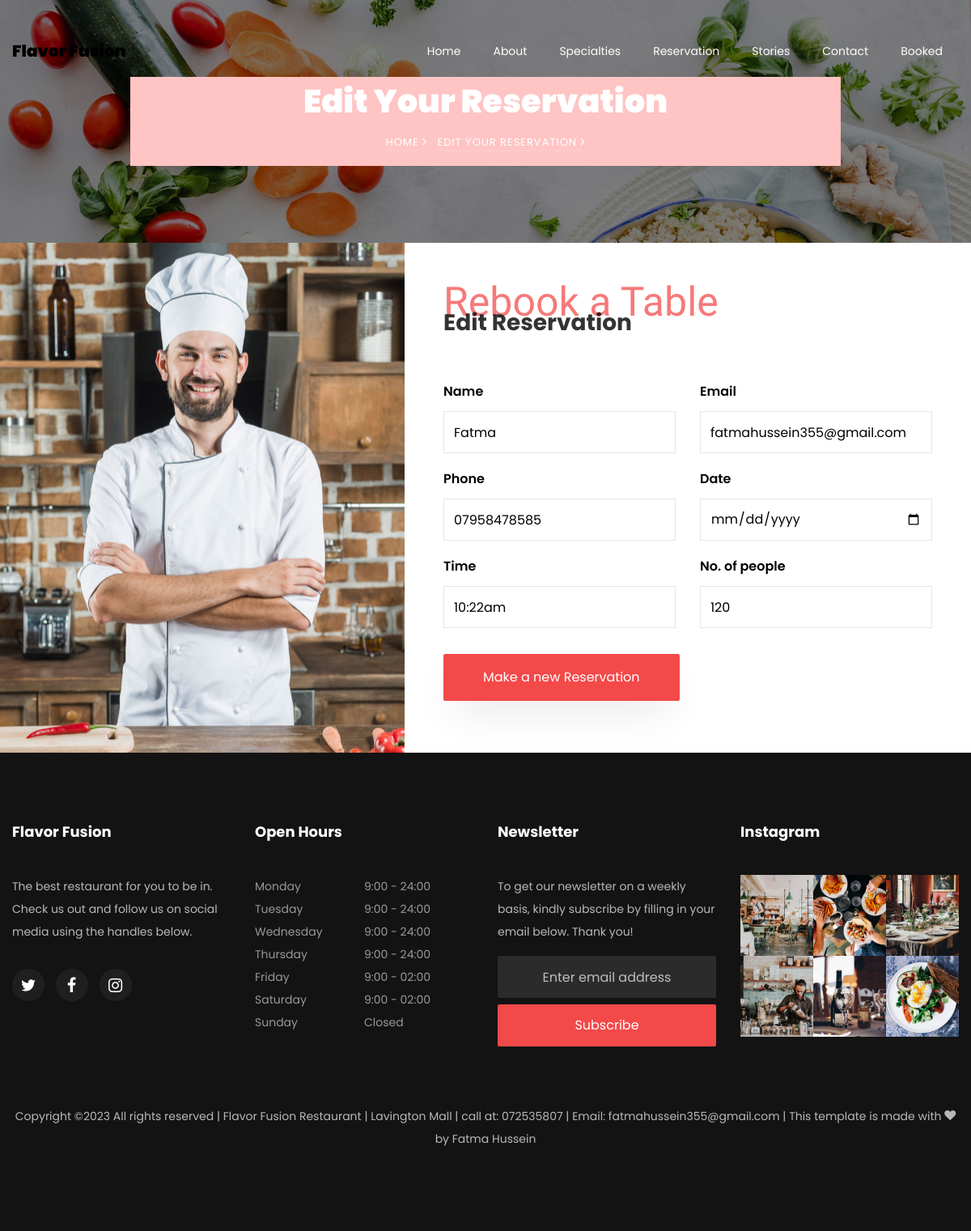
The app's page /edit/7 with its own data.
### restaurant/models.py (models this page shows, shortened)
class Customer(models.Model):
    name = models.CharField(max_length=150, blank=False)
    email = models.EmailField()
    phone = models.CharField(max_length=100)
    date = models.DateTimeField(default=timezone.now)
    time = models.TimeField(default=timezone.now)
    person = models.IntegerField()

### restaurant/views.py (the view, shortened to what this page needs)
# urls.py: path('edit/<id>', views.edit, name='edit'),
def edit(request, id):
    satisfied_customer = Customer.objects.get(id=id)
    return render(request, 'edit.html', {'Customer':satisfied_customer})
    return redirect("/booked")

### restaurant/templates/edit.html (shortened to what this page needs)
{% extends 'common.html' %}
{% load static %}
{% block body %}
    <section class="hero-wrap hero-wrap-2" style="background-image: url('{% static 'images/bg_4.jpg' %}');" data-stellar-background-ratio="0.5">
      <div class="container">
        <div class="row no-gutters slider-text align-items-center justify-content-center">
          <div class="col-md-9 ftco-animate text-center" style="background: #ffc4c4" >
            <h1 class="mb-2 bread">Edit Your Reservation</h1>
            <p class="breadcrumbs"><span class="mr-2"><a href="index.html">Home <i class="ion-ios-arrow-forward"></i></a></span> <span>Edit Your Reservation <i class="ion-ios-arrow-forward"></i></span></p>
          </div>
        </div>
      </div>
    </section>
		<section class="ftco-section ftco-no-pt ftco-no-pb">
			<div class="container">
				<div class="row d-flex">
          <div class="col-md-5 ftco-animate img img-2" style="background-image: url({% static 'images/bg_6.jpg' %});"></div>
          <div class="col-md-7 ftco-animate makereservation p-4 p-md-5">
          	<div class="heading-section ftco-animate mb-5">
	          	<span class="subheading">Rebook a Table</span>
	            <h2 class="mb-4">Edit Reservation</h2>
	          </div>
            <form action="/edit/{{ Customer.id }}" method="POST">
              <div class="row">
                <div class="col-md-6">
                  <div class="form-group">
                    <label for="">Name</label>
                    <input type="text" class="form-control" placeholder="Your Name" name="name" value="{{ Customer.name }}">
                  </div>
                </div>
                <div class="col-md-6">
                  <div class="form-group">
                    <label for="">Email</label>
                    <input type="email" class="form-control" placeholder="Your Email" name="email" value="{{ Customer.email }}">
                  </div>
                </div>
                <div class="col-md-6">
                  <div class="form-group">
                    <label for="">Phone</label>
                    <input type="text" class="form-control" placeholder="Phone" name="phone" value="{{ Customer.phone }}">
                  </div>
                </div>
                <div class="col-md-6">
                  <div class="form-group">
                    <label for="">Date</label>
                    <input type="date" class="form-control" id="book_date" placeholder="Date" name="datetime" value="{{ Customer.datetime }}">
                  </div>
                </div>
                <div class="col-md-6">
                  <div class="form-group">
                    <label for="">Time</label>
                    <input type="text" class="form-control" id="book_time" placeholder="Time" name="time" value="{{ Customer.time}}">
                  </div>
                </div>
                <div class="col-md-6">
                  <div class="form-group">
                    <label for="">No. of people</label>
                      <input type="number" name="person" class="form-control" placeholder="e.g 2" value="{{ Customer.person }}">
                    </div>
                  </div>
                <div class="col-md-12 mt-3">
                  <div class="form-group">
                    <input type="submit" value="Make a new Reservation" class="btn btn-primary py-3 px-5">
                  </div>
                </div>
              </div>
            </form>
          </div>
        </div>
			</div>
		</section>
{% endblock %}

### records on screen
Customer: name "Fatma", email "fatmahussein355@gmail.com", phone "07958478585", time "10:22am", person "120"
